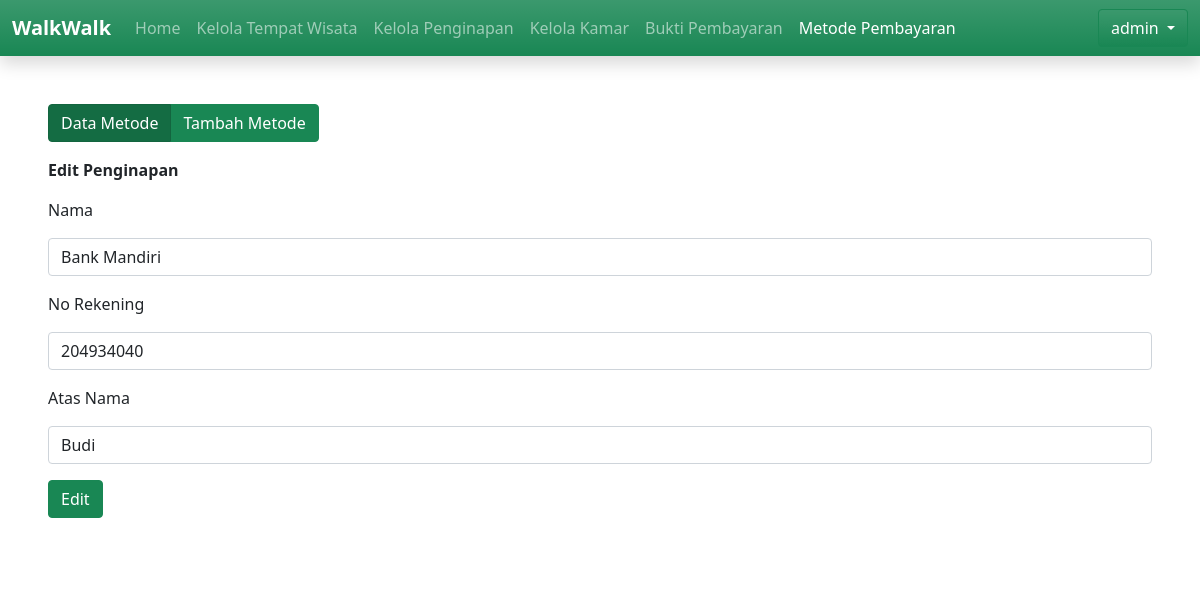
Page /app?page=kelola-metode-pembayaran&a1=edit-metode&id=2 (signed in) on the committed database.
### tables this page shows
CREATE TABLE IF NOT EXISTS `metode_pembayaran` (
  `id` int(11) NOT NULL AUTO_INCREMENT,
  `nama` varchar(255) NOT NULL DEFAULT '0',
  `no_rek` varchar(255) NOT NULL DEFAULT '0',
  `atas_nama` varchar(255) DEFAULT NULL,
  PRIMARY KEY (`id`)
);

### classes.php (called while the page is built, shortened)
<?php
class QueryPrepare
{
    public $conn;
    function __construct(mysqli $conn)
    {
        $this->conn = $conn;
    }
    function prepare($query,$type,...$params)
    {
        $stmt = $this->conn->prepare($query);
        $stmt->bind_param($type,...$params);
        return $stmt;
    }
}
class Admin extends QueryPrepare
{
    function syncAssoc($data)
    {
        $this->username = $data["username"];
    }
    function getDataByID($id)
    {
        $q = $this->prepare(
            "SELECT * FROM admin WHERE id = ?",
            "i",
            $id
        );
        $q->execute();
        $res = $q->get_result();
        $data = $res->fetch_assoc();
        return $data;
    }
}
class MetodePembayaran extends QueryPrepare
{
    function syncAssoc($data)
    {
        $this->id = $data["id"];
        $this->nama = $data["nama"];
        $this->no_rek = $data["no_rek"];
        $this->atas_nama = $data["atas_nama"];
    }
    function getDataByID($id)
    {
        $q = $this->prepare(
            "SELECT * FROM metode_pembayaran WHERE id = ?",
            "i",
            $id
        );
        $q->execute();
        $res = $q->get_result();
        $data = $res->fetch_assoc();
        return $data;
    }
}

### admin/page/kelola-metode-pembayaran/edit-metode.php (the view, shortened to what this page needs)
<div class="bg-white p-5">
    <div class="btn-group mb-3">
        <a href="?page=kelola-metode-pembayaran&a1=data-metode" class="btn btn-success active">Data Metode</a>
        <a href="?page=kelola-metode-pembayaran&a1=tambah-metode" class="btn btn-success">Tambah Metode</a>
    </div>
    <div class="mb-3">
        <?php
        $metode = new MetodePembayaran($conn);
        $metode->getDataByID($_GET["id"]);
        ?>
        <p class="fw-bold">Edit Penginapan</p>
        <form method="post" action="?process=edit-metode&id=<?php echo $metode->id;?>">
            <div class="mb-3">
                <label for="nama" class="mb-3">Nama</label>
                <input value="<?php echo $metode->nama;?>" required name="nama" class="form-control" id="nama" type="text">
            </div>
            <div class="mb-3">
                <label for="no_rek" class="mb-3">No Rekening</label>
                <input value="<?php echo $metode->no_rek;?>" required name="no_rek" class="form-control" id="no_rek" type="text">
            </div>
            <div class="mb-3">
                <label for="atas_nama" class="mb-3">Atas Nama</label>
                <input value="<?php echo $metode->atas_nama;?>" required name="atas_nama" class="form-control" id="atas_nama" type="text">
            </div>
            <button type="submit" class="btn btn-success">Edit</button>
        </form>
    </div>
</div>

### navbar/navbar-admin.php (shortened to what this page needs)
<nav class="navbar bg-success bg-gradient navbar-expand-lg navbar-dark shadow">
    <div class="container-fluid">
        <a class="navbar-brand fw-bold" href="app?page=home">WalkWalk</a>
        <div class="collapse navbar-collapse" id="navbarSupportedContent">
            <ul class="navbar-nav me-auto mb-2 mb-lg-0">
                <li class="nav-item">
                    <a class="nav-link <?php echo $_GET["page"] == "home" ? "active":""; ?> " aria-current="page" href="?page=home">Home</a>
                </li>
                <li class="nav-item">
                    <a class="nav-link <?php echo $_GET["page"] == "kelola-wisata" ? "active":""; ?>" aria-current="page" href="?page=kelola-wisata&a1=data-wisata">Kelola Tempat Wisata</a>
                </li>
                <li class="nav-item">
                    <a class="nav-link <?php echo $_GET["page"] == "kelola-penginapan" ? "active":""; ?>" aria-current="page" href="?page=kelola-penginapan&a1=data-penginapan">Kelola Penginapan</a>
                </li>
                <li class="nav-item">
                    <a class="nav-link <?php echo $_GET["page"] == "kelola-kamar" ? "active":""; ?>" aria-current="page" href="?page=kelola-kamar&a1=data-kamar">Kelola Kamar</a>
                </li>
                <li class="nav-item">
                    <a class="nav-link <?php echo $_GET["page"] == "bukti-pembayaran" ? "active":""; ?> " aria-current="page" href="?page=bukti-pembayaran">Bukti Pembayaran</a>
                </li>
                <li class="nav-item">
                    <a class="nav-link <?php echo $_GET["page"] == "kelola-metode-pembayaran" ? "active":""; ?> " aria-current="page" href="?page=kelola-metode-pembayaran&a1=data-metode">Metode Pembayaran</a>
                </li>
            </ul>
            <form class="d-flex">
                <div class="dropdown">
                    <button class="btn btn-success bg-gradient dropdown-toggle" type="button" id="dropdownMenuButton1" data-bs-toggle="dropdown" aria-expanded="false">
                        <?php echo $admin->username;?>
                    </button>
                </div>
            </form>
        </div>
    </div>
</nav>

### rows in the picture
metode_pembayaran: nama "Bank Mandiri", no_rek "204934040", atas_nama "Budi"

### other values in the picture
$admin->username "admin"
